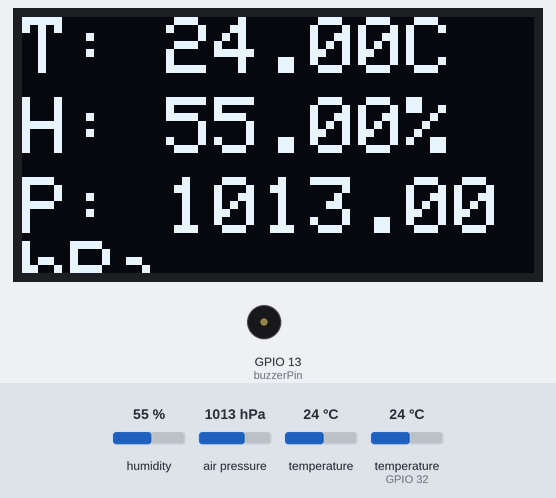
This sketch was run on a simulated ESP32. On the bench: 128×64 one-colour display, buzzer (waves = sounding, pin HIGH). The test bench sets the inputs (shaded band); at power-on: humidity 55 %, air pressure 1013 hPa, temperature 24 °C, temperature (sensor on GPIO 32) 24 °C. WiFi joins after 1.5 s; servers stay silent unless stated; not simulated (calls return 0 or success): secrets.h; what the sketch prints to the serial monitor is not drawn.

Above: at 2.1 s.

The sketch:

WriteMultipleFields_copy_20250217150553_copy_20250217170417.ino
```cpp
#include <WiFi.h>
#include "secrets.h"
#include "ThingSpeak.h"
#include "DHT.h"
#include <Wire.h>
#include <Adafruit_Sensor.h>
#include <Adafruit_BMP280.h>
#include <Adafruit_GFX.h>
#include <Adafruit_SSD1306.h>

#define SCREEN_WIDTH 128
#define SCREEN_HEIGHT 64
#define OLED_RESET    -1
Adafruit_SSD1306 display(SCREEN_WIDTH, SCREEN_HEIGHT, &Wire, OLED_RESET);

#define pin2 32
#define buzzerPin 13
#define TEMP_THRESHOLD 27.0
#define HUM_THRESHOLD 60.0

DHT dht2(pin2, DHT22);
Adafruit_BMP280 bme;

char ssid[] = SECRET_SSID;
char pass[] = SECRET_PASS;
WiFiClient  client;

unsigned long myChannelNumber = SECRET_CH_ID;
const char * myWriteAPIKey = SECRET_WRITE_APIKEY;

float temperatura = 0;
float humedad = 0;
float presion = 0;

void setup() {
  Serial.begin(115200);
  WiFi.mode(WIFI_STA);
  ThingSpeak.begin(client);

  dht2.begin();
  Wire.begin(21, 22);

  if (!bme.begin(0x76)) {
    Serial.println(F("Error al inicializar el sensor BMP280"));
    while (1);
  }
  Serial.println(F("Sensor BMP280 inicializado correctamente"));

  pinMode(buzzerPin, OUTPUT);
  digitalWrite(buzzerPin, LOW);

  if (!display.begin(SSD1306_SWITCHCAPVCC, 0x3C)) {
    Serial.println(F("Error al inicializar la pantalla OLED"));
    while (1);
  }
  display.clearDisplay();
  display.setTextSize(2);
  display.setTextColor(WHITE);

  conectarWiFi();
}

void loop() {
   leerdht2();
   leerBMP280();
   actualizarOLED();
   enviarAThingSpeak();

   delay(20000);  // Esperar 20 segundos antes de la siguiente actualización
}

void conectarWiFi() {
  Serial.print("Conectando a WiFi...");
  WiFi.begin(ssid, pass);
  while (WiFi.status() != WL_CONNECTED) {
    Serial.print(".");
    delay(1000);
  }
  Serial.println("\nConectado a WiFi.");
}

void leerdht2() {
  temperatura = dht2.readTemperature();
  humedad = dht2.readHumidity();

  while (isnan(temperatura) || isnan(humedad)) {
    Serial.println("Lectura fallida en el sensor DHT22, repitiendo lectura...");
    delay(2000);
    temperatura = dht2.readTemperature();
    humedad = dht2.readHumidity();
  }

  Serial.print("Temperatura DHT22: ");
  Serial.print(temperatura);
  Serial.println(" ºC.");

  Serial.print("Humedad DHT22: ");
  Serial.print(humedad);
  Serial.println(" %.");

  if (temperatura > TEMP_THRESHOLD || humedad > HUM_THRESHOLD) {
    activarAlarma();
  } else {
    detenerAlarma();
  }
}

void leerBMP280() {
  temperatura = bme.readTemperature();
  presion = bme.readPressure() / 100.0F;

  Serial.print(F("Temperatura BMP280: "));
  Serial.print(temperatura);
  Serial.println(F(" °C"));

  Serial.print(F("Presión BMP280: "));
  Serial.print(presion);
  Serial.println(F(" hPa"));
}

void actualizarOLED() {
  display.clearDisplay();

  display.setCursor(0, 0);
  display.print("T: "); display.print(temperatura); display.println("C");

  display.setCursor(0, 20);
  display.print("H: "); display.print(humedad); display.println("%");

  display.setCursor(0, 40);
  display.print("P: "); display.print(presion); display.println("hPa");

  display.display();
}

void enviarAThingSpeak() {
  if (WiFi.status() != WL_CONNECTED) {
    Serial.println("WiFi desconectado, intentando reconectar...");
    conectarWiFi();
  }

  ThingSpeak.setField(1, temperatura);
  ThingSpeak.setField(2, humedad);
  ThingSpeak.setField(3, presion);

  int respuesta = ThingSpeak.writeFields(myChannelNumber, myWriteAPIKey);
  if (respuesta == 200) {
    Serial.println("Datos enviados a ThingSpeak correctamente.");
  } else {
    Serial.println("Error al enviar datos a ThingSpeak. Código HTTP: " + String(respuesta));
  }
}

void activarAlarma() {
  Serial.println("¡ALERTA! Temperatura o Humedad fuera de rango.");
  digitalWrite(buzzerPin, HIGH);
}

void detenerAlarma() {
  digitalWrite(buzzerPin, LOW);
}
```

WriteMultipleFields_copy_20250217150553.ino
```cpp

```
